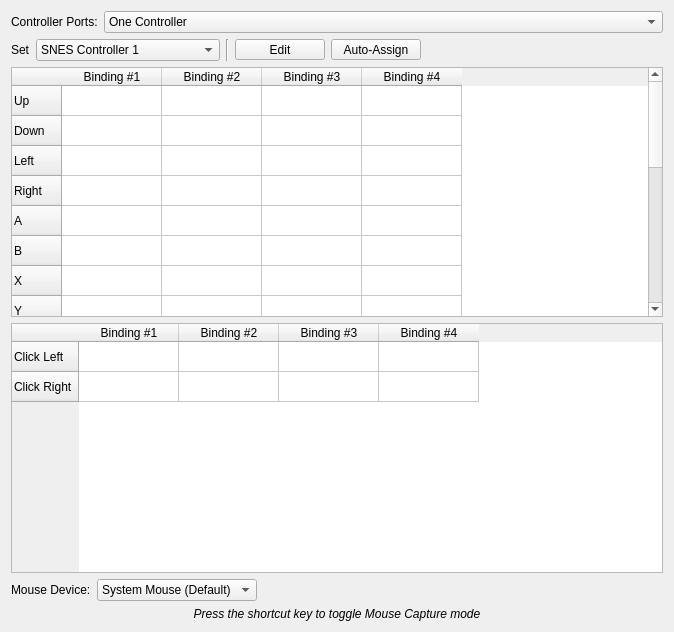
<?xml version="1.0" encoding="UTF-8"?>
<ui version="4.0">
 <class>ControllerPanel</class>
 <widget class="QWidget" name="ControllerPanel">
  <property name="geometry">
   <rect>
    <x>0</x>
    <y>0</y>
    <width>674</width>
    <height>632</height>
   </rect>
  </property>
  <property name="windowTitle">
   <string>Form</string>
  </property>
  <layout class="QVBoxLayout" name="verticalLayout">
   <item>
    <layout class="QHBoxLayout" name="horizontalLayout_2">
     <item>
      <widget class="QLabel" name="label_2">
       <property name="sizePolicy">
        <sizepolicy hsizetype="Fixed" vsizetype="Preferred">
         <horstretch>0</horstretch>
         <verstretch>0</verstretch>
        </sizepolicy>
       </property>
       <property name="text">
        <string>Controller Ports:</string>
       </property>
      </widget>
     </item>
     <item>
      <widget class="QComboBox" name="portComboBox">
       <item>
        <property name="text">
         <string>One Controller</string>
        </property>
       </item>
       <item>
        <property name="text">
         <string>Two Controllers</string>
        </property>
       </item>
       <item>
        <property name="text">
         <string>Mouse + Controller</string>
        </property>
       </item>
       <item>
        <property name="text">
         <string>SuperScope + Controller</string>
        </property>
       </item>
       <item>
        <property name="text">
         <string>Controller + Multitap</string>
        </property>
       </item>
      </widget>
     </item>
    </layout>
   </item>
   <item>
    <layout class="QHBoxLayout" name="horizontalLayout">
     <item>
      <widget class="QLabel" name="label">
       <property name="text">
        <string>Set</string>
       </property>
      </widget>
     </item>
     <item>
      <widget class="QComboBox" name="controllerComboBox">
       <property name="whatsThis">
        <string>&lt;html&gt;&lt;head/&gt;&lt;body&gt;&lt;p&gt;The enumerated controller as seen by the SNES. Controller 1 will always be &amp;quot;Player 1&amp;quot; and so on, no matter what device is assigned to the controller ports.&lt;/p&gt;&lt;/body&gt;&lt;/html&gt;</string>
       </property>
       <item>
        <property name="text">
         <string>SNES Controller 1</string>
        </property>
       </item>
       <item>
        <property name="text">
         <string>SNES Controller 2</string>
        </property>
       </item>
       <item>
        <property name="text">
         <string>SNES Controller 3 (Multitap)</string>
        </property>
       </item>
       <item>
        <property name="text">
         <string>SNES Controller 4 (Multitap)</string>
        </property>
       </item>
       <item>
        <property name="text">
         <string>SNES Controller 5 (Multitap)</string>
        </property>
       </item>
      </widget>
     </item>
     <item>
      <widget class="Line" name="line">
       <property name="orientation">
        <enum>Qt::Orientation::Vertical</enum>
       </property>
      </widget>
     </item>
     <item>
      <widget class="QToolButton" name="editToolButton">
       <property name="sizePolicy">
        <sizepolicy hsizetype="Preferred" vsizetype="Fixed">
         <horstretch>0</horstretch>
         <verstretch>0</verstretch>
        </sizepolicy>
       </property>
       <property name="minimumSize">
        <size>
         <width>90</width>
         <height>0</height>
        </size>
       </property>
       <property name="toolTip">
        <string>Swap or clear groups of bindings</string>
       </property>
       <property name="whatsThis">
        <string>&lt;html&gt;&lt;head/&gt;&lt;body&gt;&lt;p&gt;Clear or swap sets of bindings between controllers.&lt;/p&gt;&lt;/body&gt;&lt;/html&gt;</string>
       </property>
       <property name="text">
        <string>Edit</string>
       </property>
       <property name="popupMode">
        <enum>QToolButton::ToolButtonPopupMode::DelayedPopup</enum>
       </property>
      </widget>
     </item>
     <item>
      <widget class="QToolButton" name="autoAssignToolButton">
       <property name="sizePolicy">
        <sizepolicy hsizetype="Preferred" vsizetype="Fixed">
         <horstretch>0</horstretch>
         <verstretch>0</verstretch>
        </sizepolicy>
       </property>
       <property name="minimumSize">
        <size>
         <width>90</width>
         <height>0</height>
        </size>
       </property>
       <property name="toolTip">
        <string>Automatically assign a controller's buttons to a slot</string>
       </property>
       <property name="whatsThis">
        <string>&lt;html&gt;&lt;head/&gt;&lt;body&gt;&lt;p&gt;Use this to automatically assign the default keyboard mapping or a detected controller to a set of bindings.&lt;/p&gt;&lt;p&gt;This uses the XInput controller protocol and maps it as close as possible to a SNES controller.&lt;/p&gt;&lt;/body&gt;&lt;/html&gt;</string>
       </property>
       <property name="text">
        <string>Auto-Assign</string>
       </property>
      </widget>
     </item>
     <item>
      <spacer name="horizontalSpacer">
       <property name="orientation">
        <enum>Qt::Orientation::Horizontal</enum>
       </property>
       <property name="sizeHint" stdset="0">
        <size>
         <width>40</width>
         <height>20</height>
        </size>
       </property>
      </spacer>
     </item>
    </layout>
   </item>
   <item>
    <widget class="QTableWidget" name="tableWidget_controller">
     <property name="whatsThis">
      <string>&lt;html&gt;&lt;head/&gt;&lt;body&gt;&lt;p&gt;This box lists keyboard keys and gamepad buttons mapped to the SNES controller. There are 4 slots, so you can assign 4 different keys or buttons to one SNES button.&lt;/p&gt;&lt;p&gt;To set a binding, click a box or highlight it with the keyboard and press Enter/Return. The box will show three dots &amp;quot;...&amp;quot;. Press the desired key or gamepad button to assign it to that box. The Escape key will clear the box.&lt;/p&gt;&lt;/body&gt;&lt;/html&gt;</string>
     </property>
     <property name="editTriggers">
      <set>QAbstractItemView::EditTrigger::NoEditTriggers</set>
     </property>
     <property name="selectionMode">
      <enum>QAbstractItemView::SelectionMode::SingleSelection</enum>
     </property>
     <attribute name="verticalHeaderCascadingSectionResizes">
      <bool>true</bool>
     </attribute>
     <row>
      <property name="text">
       <string>Up</string>
      </property>
      <property name="icon">
       <iconset resource="resources/snes9x.qrc">
        <normaloff>:/icons/blackicons/up.svg</normaloff>:/icons/blackicons/up.svg</iconset>
      </property>
     </row>
     <row>
      <property name="text">
       <string>Down</string>
      </property>
      <property name="icon">
       <iconset resource="resources/snes9x.qrc">
        <normaloff>:/icons/blackicons/down.svg</normaloff>:/icons/blackicons/down.svg</iconset>
      </property>
     </row>
     <row>
      <property name="text">
       <string>Left</string>
      </property>
      <property name="icon">
       <iconset resource="resources/snes9x.qrc">
        <normaloff>:/icons/blackicons/left.svg</normaloff>:/icons/blackicons/left.svg</iconset>
      </property>
     </row>
     <row>
      <property name="text">
       <string>Right</string>
      </property>
      <property name="icon">
       <iconset resource="resources/snes9x.qrc">
        <normaloff>:/icons/blackicons/right.svg</normaloff>:/icons/blackicons/right.svg</iconset>
      </property>
     </row>
     <row>
      <property name="text">
       <string>A</string>
      </property>
      <property name="icon">
       <iconset resource="resources/snes9x.qrc">
        <normaloff>:/icons/blackicons/a.svg</normaloff>:/icons/blackicons/a.svg</iconset>
      </property>
     </row>
     <row>
      <property name="text">
       <string>B</string>
      </property>
      <property name="icon">
       <iconset resource="resources/snes9x.qrc">
        <normaloff>:/icons/blackicons/b.svg</normaloff>:/icons/blackicons/b.svg</iconset>
      </property>
     </row>
     <row>
      <property name="text">
       <string>X</string>
      </property>
      <property name="icon">
       <iconset resource="resources/snes9x.qrc">
        <normaloff>:/icons/blackicons/x.svg</normaloff>:/icons/blackicons/x.svg</iconset>
      </property>
     </row>
     <row>
      <property name="text">
       <string>Y</string>
      </property>
      <property name="icon">
       <iconset resource="resources/snes9x.qrc">
        <normaloff>:/icons/blackicons/y.svg</normaloff>:/icons/blackicons/y.svg</iconset>
      </property>
     </row>
     <row>
      <property name="text">
       <string>L</string>
      </property>
      <property name="icon">
       <iconset resource="resources/snes9x.qrc">
        <normaloff>:/icons/blackicons/l.svg</normaloff>:/icons/blackicons/l.svg</iconset>
      </property>
     </row>
     <row>
      <property name="text">
       <string>R</string>
      </property>
      <property name="icon">
       <iconset resource="resources/snes9x.qrc">
        <normaloff>:/icons/blackicons/r.svg</normaloff>:/icons/blackicons/r.svg</iconset>
      </property>
     </row>
     <row>
      <property name="text">
       <string>Start</string>
      </property>
      <property name="icon">
       <iconset resource="resources/snes9x.qrc">
        <normaloff>:/icons/blackicons/start.svg</normaloff>:/icons/blackicons/start.svg</iconset>
      </property>
     </row>
     <row>
      <property name="text">
       <string>Select</string>
      </property>
      <property name="icon">
       <iconset resource="resources/snes9x.qrc">
        <normaloff>:/icons/blackicons/select.svg</normaloff>:/icons/blackicons/select.svg</iconset>
      </property>
     </row>
     <row>
      <property name="text">
       <string>Turbo A</string>
      </property>
      <property name="icon">
       <iconset resource="resources/snes9x.qrc">
        <normaloff>:/icons/blackicons/a.svg</normaloff>:/icons/blackicons/a.svg</iconset>
      </property>
     </row>
     <row>
      <property name="text">
       <string>Turbo B</string>
      </property>
      <property name="icon">
       <iconset resource="resources/snes9x.qrc">
        <normaloff>:/icons/blackicons/b.svg</normaloff>:/icons/blackicons/b.svg</iconset>
      </property>
     </row>
     <row>
      <property name="text">
       <string>Turbo X</string>
      </property>
      <property name="icon">
       <iconset resource="resources/snes9x.qrc">
        <normaloff>:/icons/blackicons/x.svg</normaloff>:/icons/blackicons/x.svg</iconset>
      </property>
     </row>
     <row>
      <property name="text">
       <string>Turbo Y</string>
      </property>
      <property name="icon">
       <iconset resource="resources/snes9x.qrc">
        <normaloff>:/icons/blackicons/y.svg</normaloff>:/icons/blackicons/y.svg</iconset>
      </property>
     </row>
     <row>
      <property name="text">
       <string>Turbo L</string>
      </property>
      <property name="icon">
       <iconset resource="resources/snes9x.qrc">
        <normaloff>:/icons/blackicons/l.svg</normaloff>:/icons/blackicons/l.svg</iconset>
      </property>
     </row>
     <row>
      <property name="text">
       <string>Turbo R</string>
      </property>
      <property name="icon">
       <iconset resource="resources/snes9x.qrc">
        <normaloff>:/icons/blackicons/r.svg</normaloff>:/icons/blackicons/r.svg</iconset>
      </property>
     </row>
     <column>
      <property name="text">
       <string>Binding #1</string>
      </property>
     </column>
     <column>
      <property name="text">
       <string>Binding #2</string>
      </property>
     </column>
     <column>
      <property name="text">
       <string>Binding #3</string>
      </property>
     </column>
     <column>
      <property name="text">
       <string>Binding #4</string>
      </property>
     </column>
    </widget>
   </item>
   <item>
    <widget class="QTableWidget" name="tableWidget_mouse">
     <property name="whatsThis">
      <string>&lt;html&gt;&lt;head/&gt;&lt;body&gt;&lt;p&gt;Alternate keyboard or gamepad bindings that also trigger a SNES Mouse click, in addition to the physical mouse buttons. The real mouse itself does not need to be bound here.&lt;/p&gt;&lt;/body&gt;&lt;/html&gt;</string>
     </property>
     <property name="editTriggers">
      <set>QAbstractItemView::EditTrigger::NoEditTriggers</set>
     </property>
     <property name="selectionMode">
      <enum>QAbstractItemView::SelectionMode::SingleSelection</enum>
     </property>
     <attribute name="verticalHeaderCascadingSectionResizes">
      <bool>true</bool>
     </attribute>
     <row>
      <property name="text">
       <string>Click Left</string>
      </property>
     </row>
     <row>
      <property name="text">
       <string>Click Right</string>
      </property>
     </row>
     <column>
      <property name="text">
       <string>Binding #1</string>
      </property>
     </column>
     <column>
      <property name="text">
       <string>Binding #2</string>
      </property>
     </column>
     <column>
      <property name="text">
       <string>Binding #3</string>
      </property>
     </column>
     <column>
      <property name="text">
       <string>Binding #4</string>
      </property>
     </column>
    </widget>
   </item>
   <item>
    <layout class="QHBoxLayout" name="mouseOptionsLayout">
     <item>
      <widget class="QLabel" name="mouseDeviceLabel">
       <property name="text">
        <string>Mouse Device:</string>
       </property>
      </widget>
     </item>
     <item>
      <widget class="QComboBox" name="mouseDeviceComboBox">
       <property name="toolTip">
        <string>Only the system's default mouse is currently supported. This will let you pick a different pointing device once multi-mouse support is added.</string>
       </property>
       <item>
        <property name="text">
         <string>System Mouse (Default)</string>
        </property>
       </item>
      </widget>
     </item>
     <item>
      <spacer name="mouseOptionsSpacer">
       <property name="orientation">
        <enum>Qt::Orientation::Horizontal</enum>
       </property>
       <property name="sizeHint" stdset="0">
        <size>
         <width>40</width>
         <height>20</height>
        </size>
       </property>
      </spacer>
     </item>
    </layout>
   </item>
   <item>
    <widget class="QLabel" name="mouseShortcutHintLabel">
     <property name="font">
      <font>
       <italic>true</italic>
      </font>
     </property>
     <property name="text">
      <string>Press the shortcut key to toggle Mouse Capture mode</string>
     </property>
     <property name="alignment">
      <set>Qt::AlignmentFlag::AlignHCenter|Qt::AlignmentFlag::AlignVCenter</set>
     </property>
    </widget>
   </item>
  </layout>
 </widget>
 <resources>
  <include location="resources/snes9x.qrc"/>
 </resources>
 <connections/>
</ui>
